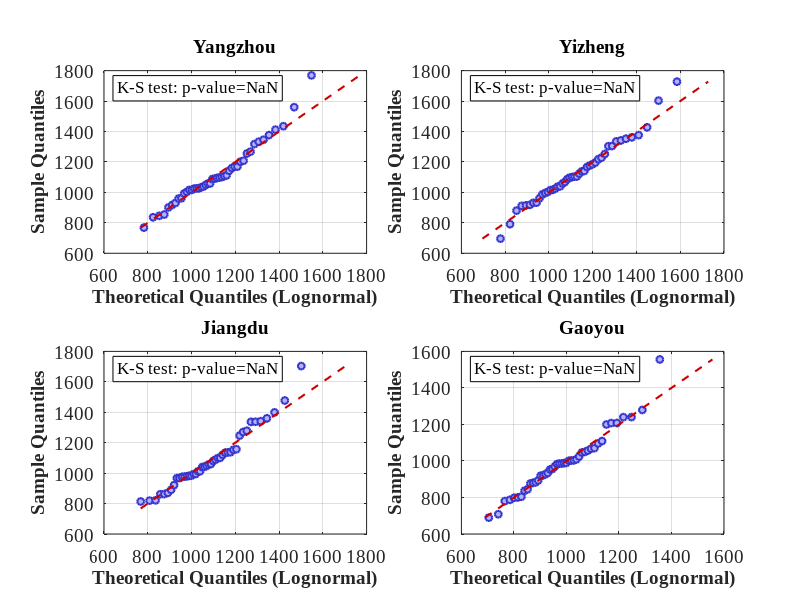

MATLAB code for this plot: (Note: this script raises an error after producing the figure.)
%% GtG_4D_obs_AICc.m
% 4D Observed Data + Marginal Fitting + Two Copula Simulation Methods + Statistical & Correlation Comparison

clear; clc; close all; rng(1);

%% 1. Input Data
% load ('Storm_NL_4D.mat');
% data = storm_NL_4D;
load preci_yangzhou.mat;
data = preci_yangzhou;
n = length(data);
d = 4;

%% 2. Marginal Fitting and Selection
families = {'Gamma','Lognormal','Pearson3','GEV','Weibull','GPD'};
for i=1:d
    x = data(:,i);
    bestAICc = Inf;
    bestFit_theta_gpd = NaN;  % Store GPD threshold
    
    % Set threshold for GPD
    theta_gpd = min(x) - 1; 

    for f = families
        fam = f{1};
        try
            switch fam
                case 'Gamma'
                    pd = fitdist(x,'Gamma'); p=2;
                case 'Lognormal'
                    pd = fitdist(x,'Lognormal'); p=2;
                case 'Weibull'
                    pd = fitdist(x,'Weibull'); p=2;
                case 'Pearson3'
                    pd = pearson3fit(x); p=3;
                case 'GEV'
                    pd = gevfit(x); p=3;
                case 'GPD'
                    [param_gpd, p_gpd] = gpdfit(x, theta_gpd); 
                    pd = param_gpd; 
                    p = p_gpd;
            end
            
            % Calculate log-likelihood and AICc
            if strcmp(fam, 'GEV')
                pdfv = gevpdf(x, pd(1), pd(2), pd(3));
            elseif strcmp(fam, 'GPD')
                pdfv = gpdpdf(x, pd(1), pd(2), pd(3));
            elseif isstruct(pd)
                pdfv = pd.pdf(x);
            else
                pdfv = pdf(pd,x);
            end
            pdfv(pdfv<=0) = realmin;
            logL = sum(log(pdfv));
            AIC = -2*logL + 2*p;
            AICc = AIC + 2*p*(p+1)/(n-p-1);
            
            % Update best model
            if AICc < bestAICc
                bestAICc = AICc; 
                bestFit = pd; 
                bestFam = fam;
                if strcmp(fam, 'GPD')
                    bestFit_theta_gpd = theta_gpd;
                end
            end
        catch
            continue;
        end
    end
    marg_fits{i}.pd = bestFit;
    marg_fits{i}.family = bestFam;
    marg_fits{i}.theta_gpd = bestFit_theta_gpd;
    fprintf('Var%d: best marginal = %s\n',i,bestFam);

    % 新增：计算每个变量的 KS 检验 p值
    x = data(:,i);
    pd = bestFit;
    fam = bestFam;
    if strcmp(fam, 'GEV')
        Fx = gevcdf(x, pd(1), pd(2), pd(3));
    elseif strcmp(fam, 'GPD')
        Fx = gpdcdf(x, pd(1), pd(2), pd(3));
    elseif isstruct(pd)
        Fx = pd.cdf(x);
    else
        Fx = cdf(pd, x);
    end
    try
        [~, ks_p] = kstest(x, [x, Fx]);
    catch
        ks_p = NaN;
    end
    marg_fits{i}.ks_p = ks_p;
end


%% 3. Get Pseudo-Observations (Using Empirical Distribution)
Uhat = zeros(n,d);
for i=1:d
    x = data(:,i);
    
    % Calculate ranks for empirical CDF using sort
    [~, idx] = sort(x);
    ranks = zeros(n, 1);
    ranks(idx) = (1:n)';
    % Use i/(n+1) formula for empirical CDF
    Uhat(:,i) = ranks / (n + 1);
end
Uhat = max(realmin, min(1-realmin, Uhat));
%Calculate correlation matrix of original empirical distributions (pseudo-observations)
R_empirical = corrcoef(Uhat);
fprintf('\n--- Original Empirical Distribution Correlation Matrix ---\n');
disp(R_empirical);

%% 4. Marginal Distribution Diagnosis: QQ Plot —— 已按要求修改
set(groot, 'DefaultLineLineWidth', 1.5);
set(groot, 'DefaultAxesFontName', 'Times New Roman');
set(groot, 'DefaultAxesFontSize', 14);  % 全局字体14
set(groot, 'DefaultTextFontName', 'Times New Roman');

% 真实变量名称
var_names = {'Yangzhou','Yizheng','Jiangdu','Gaoyou'};

figure('Name', 'Marginal Distribution QQ Plots', 'Position', [100 100 900 800]);
for i = 1:d
    subplot(2, 2, i);
    x = data(:, i);
    pd = marg_fits{i}.pd;
    fam = marg_fits{i}.family;
    
    nobs = length(x);
    p = (1:nobs)' / (nobs + 1);
    if strcmp(fam, 'GEV')
        q_theo = gevinv(p, pd(1), pd(2), pd(3));
    elseif strcmp(fam, 'GPD')
        q_theo = gpdinv(p, pd(1), pd(2), pd(3));
    elseif isstruct(pd)
        q_theo = pd.icdf(p);
    else
        q_theo = icdf(pd, p);
    end
    
    q_emp = sort(x);
    plot(q_theo, q_emp, 'o', 'MarkerSize', 5, 'MarkerEdgeColor', [0.2 0.2 0.8], 'MarkerFaceColor', [0.7 0.7 1]);
    hold on;
    min_val = min([q_theo; q_emp]);
    max_val = max([q_theo; q_emp]);
    line([min_val, max_val], [min_val, max_val], 'Color', [0.8 0 0], 'LineStyle', '--','LineWidth',1.5);
    
    xlabel(sprintf('Theoretical Quantiles (%s)', fam), 'FontWeight', 'bold','FontSize',14);
    ylabel('Sample Quantiles', 'FontWeight', 'bold','FontSize',14);
    title(var_names{i}, 'FontWeight', 'bold','FontSize',14);  % 真实变量名
    grid on;
    box on;

    % 新增：标注 K-S 检验结果
    ks_p = marg_fits{i}.ks_p;
    text_str = sprintf('K-S test: p-value=%.3f', ks_p);
    text(0.05, 0.95, text_str, 'Units', 'normalized', ...
        'VerticalAlignment', 'top', 'FontSize', 12, ...
        'BackgroundColor', 'white', 'EdgeColor', 'black');
end
sgtitle('Anual Precipitation (mm)', 'FontSize', 16, 'FontWeight', 'bold');  % 总标题16号


%% 5. Select Simulation Method
fprintf('\nPlease select a simulation method:\n');
fprintf('1 - Method 1 (Gaussian/t Copula)\n');
fprintf('2 - Method 2 (DTC sampling)\n');
method_choice = input('Enter 1 or 2: ');
while ~ismember(method_choice, [1,2])
    fprintf('Invalid input, please select again!\n');
    method_choice = input('Enter 1 or 2: ');
end


%% 6. Model Construction and Random Simulation
Nsim = 1000;  % Number of simulated samples
sim_U = [];   % Store simulated pseudo-observations (0-1 scale)
model_info = [];  % Store model information

switch method_choice
    case 1
        % Method 1: Gaussian/t Copula
        [sim_U, model_info] = gaussian_t_copula_model(Uhat, Nsim);
        fprintf('\n=== Method 1 Results ===\n');
        fprintf('Chosen Copula Type: %s\n', model_info.chosen_type);
        fprintf('Gaussian AICc: %.3f, t Copula AICc: %.3f\n', model_info.AICc_Gauss, model_info.AICc_t);
        
    case 2       
    % Method 2: DTC Sampling
    [sim_U, model_info] = copula_gibbs_model(Uhat, Nsim);

    fprintf('\n==================== Method 2 Results ====================\n');

    % root
    fprintf('Root Variable: %d\n\n', model_info.root);

    % copula edges
    fprintf('Selected Copula Edges and Fitted Copulas:\n');

    np = size(model_info.copula_pairs,1);

    for k = 1:np
        i = model_info.copula_pairs(k,1);
        j = model_info.copula_pairs(k,2);

        fprintf('  Edge %d : (%d , %d)\n', k, i, j);
        fprintf('           Copula = %s\n', model_info.opt_types{k});

        if isfield(model_info,'opt_params')
            params = model_info.opt_params{k};
            fprintf('           Params = ');
            disp(params);
        end
    end

    fprintf('=========================================================\n\n');

end
%%Compare correlation structure of simulated CDF
fprintf('\n--- Simulated CDF Correlation Matrix (before conversion) ---\n');
R_sim_cdf = corrcoef(sim_U);
disp(R_sim_cdf);

%% 7. Convert Simulated Pseudo-Observations back to Original Data Space
sim_data = zeros(size(sim_U));
for i=1:d
    pd = marg_fits{i}.pd;
    fam = marg_fits{i}.family;
    if strcmp(fam, 'GEV')
        sim_data(:,i) = gevinv(sim_U(:,i), pd(1), pd(2), pd(3));
    elseif strcmp(fam, 'GPD')
        sim_data(:,i) = gpdinv(sim_U(:,i), pd(1), pd(2), pd(3));
    elseif isstruct(pd)
        sim_data(:,i) = pd.icdf(sim_U(:,i));
    else
        sim_data(:,i) = icdf(pd, sim_U(:,i));
    end
end


%% 8. Compare Statistics
fprintf('\n--- Mean and Standard Deviation Comparison ---\n');
for j=1:d
    fprintf('Var%d Mean: Original=%.3f Simulated=%.3f | Std Dev: Original=%.3f Simulated=%.3f\n',...
        j,mean(data(:,j)),mean(sim_data(:,j)),std(data(:,j)),std(sim_data(:,j)));
end


%% 9. Compare Correlation Structure
R_orig = corrcoef(data);
R_sim = corrcoef(sim_data);
fprintf('\n--- Correlation Structure Comparison ---\n');
fprintf('Original Data Correlation Matrix:\n');
disp(R_orig);
fprintf('Simulated Data Correlation Matrix:\n');
disp(R_sim);


%% 10. Scatter Plot Comparison —— 已按要求修改字体
pairs = nchoosek(1:d,2);
figure('Position', [200 200 1000 700]);
alpha_val = 0.3;
original_color = [0 0.447 0.741];
simulated_color = [0.85 0.333 0.1];

for k=1:6
    subplot(2,3,k);
    i = pairs(k,1); j = pairs(k,2);
    scatter(data(:,i), data(:,j), 30, original_color, 'filled', ...
        'MarkerEdgeColor', 'none', 'MarkerFaceAlpha', alpha_val);
    hold on;
    scatter(sim_data(:,i), sim_data(:,j), 30, simulated_color, 'filled', ...
        'MarkerEdgeColor', 'none', 'MarkerFaceAlpha', alpha_val);
    xlabel(var_names{i}, 'FontWeight', 'bold','FontSize',14);  % 真实变量名
    ylabel(var_names{j}, 'FontWeight', 'bold','FontSize',14);
    title([var_names{i} ' vs ' var_names{j}], 'FontWeight', 'bold','FontSize',14);
    grid on;
    box on;
    if k == 1
        legend({'Original Data', 'Simulated Data'}, 'Location', 'best', 'Box', 'off','FontSize',12);
    end
end

if method_choice == 1
    method_name = 'Gaussian/t Copula';
else
    method_name = 'DTC';
end
sgtitle(['Scatter Plot Comparison: Original Data vs ', method_name, ' Simulated Data'], 'FontSize', 16, 'FontWeight', 'bold');

% Reset graphics default settings
set(groot, 'DefaultLineLineWidth', 0.5);
set(groot, 'DefaultAxesFontName', 'Helvetica');
set(groot, 'DefaultAxesFontSize', 10);
set(groot, 'DefaultTextFontName', 'Helvetica');


%% Helper functions for Pearson3 and GPD 
function pd = pearson3fit(x)
m = mean(x); s = std(x); g1 = skewness(x);
if abs(g1) < 1e-6, g1 = 1e-6; end
k = 4/(g1^2); theta = s/sqrt(k); a = m - k*theta;
pd.k = k; pd.theta = theta; pd.a = a;
pd.pdf = @(xx) pearson3_pdf(xx, k, theta, a);
pd.cdf = @(xx) pearson3_cdf(xx, k, theta, a);
pd.icdf = @(u) a + gaminv(u, k, theta);
end

function y = pearson3_pdf(x, k, theta, a)
z = x - a; y = zeros(size(z)); idx = z > 0;
y(idx) = gampdf(z(idx), k, theta);
end

function F = pearson3_cdf(x, k, theta, a)
z = x - a; F = zeros(size(z)); idx = z > 0;
F(idx) = gamcdf(z(idx), k, theta);
end

function [param_gpd, p_gpd] = gpdfit(x, theta)
x_exceed = x(x > theta);
if isempty(x_exceed)
    error('No data exceeds the GPD threshold, please adjust theta.');
end
param_hat = gpfit(x_exceed - theta);
k_hat = param_hat(1);
sigma_hat = param_hat(2);
param_gpd = [k_hat, sigma_hat, theta];
p_gpd = 2;
end

function y = gpdpdf(x, k, sigma, theta)
x_exceed = x - theta;
y = zeros(size(x));
idx = x_exceed > 0;
if k == 0
    y(idx) = (1/sigma) * exp(-x_exceed(idx) / sigma);
else
    factor = 1 + k * x_exceed(idx) / sigma;
    valid_idx = idx & (factor > 0);
    y(valid_idx) = (1/sigma) * (factor(valid_idx)).^(-1/k - 1);
end
end

function F = gpdcdf(x, k, sigma, theta)
x_exceed = x - theta;
F = zeros(size(x));
idx = x_exceed > 0;
if k == 0
    F(idx) = 1 - exp(-x_exceed(idx) / sigma);
else
    factor = 1 + k * x_exceed(idx) / sigma;
    valid_idx = idx & (factor > 0);
    F(valid_idx) = 1 - (factor(valid_idx)).^(-1/k);
end
F = max(0, min(1, F));
end

function x = gpdinv(p, k, sigma, theta)
x = zeros(size(p));
idx = p > 0 & p < 1;
if k == 0
    x(idx) = theta - sigma * log(1 - p(idx));
else
    x(idx) = theta + (sigma / k) * ( (1 - p(idx)).^(-k) - 1 );
end
end

%% Gaussian/t Copula Model (AICc版本)
function [sim_data, model_info] = gaussian_t_copula_model(U, m)
[n,d] = size(U);

% Fit Gaussian copula
R_gauss = copulafit('Gaussian', U);
ll_gauss = sum(log(copulapdf('Gaussian', U, R_gauss)));
k_gauss = d*(d-1)/2;
AICc_Gauss = -2*ll_gauss + 2*k_gauss + 2*k_gauss*(k_gauss+1)/(n-k_gauss-1);

% Fit t copula
try
    [R_t, nu_t] = copulafit('t', U);
catch ME
    warning(ME.identifier,'t copula fitting failed: %s. Using default nu=4.', ME.message);
    nu_t = 4;
    R_t = copulafit('Gaussian', U);
end

ll_t = sum(log(copulapdf('t', U, R_t, nu_t)));
k_t = d*(d-1)/2 + 1;
AICc_t = -2*ll_t + 2*k_t + 2*k_t*(k_t+1)/(n-k_t-1);

% Select best model
if AICc_t < AICc_Gauss
    chosen = 't';
    params = struct('R', R_t, 'nu', nu_t);
else
    chosen = 'Gaussian';
    params = struct('R', R_gauss);
end

% Generate simulated samples
if strcmp(chosen,'t')
    Usim = copularnd('t', params.R, params.nu, m);
else
    Usim = copularnd('Gaussian', params.R, m);
end

sim_data = Usim;
model_info = struct('R_gauss',R_gauss,'R_t',R_t,'nu_t',nu_t, ...
    'AICc_Gauss',AICc_Gauss,'AICc_t',AICc_t,'chosen_type',chosen,'chosen_params',params);
end

%% DTC Gibbs Sampling Model (AICc版本)
function [gibbs_sim_data, model_info] = copula_gibbs_model(U, m)
[n,d] = size(U);
corr_mat = corr(U,'type','Kendall');
abs_corr = abs(corr_mat); abs_corr(1:d+1:end)=0;

% Build tree
pairs_list = [];
for i=1:d, for j=i+1:d, pairs_list=[pairs_list; abs_corr(i,j),i,j]; end, end
pairs_list = sortrows(pairs_list,1,'descend');
copula_pairs = []; used_nodes = [];
for k=1:size(pairs_list,1)
    a = pairs_list(k,2); b = pairs_list(k,3);
    if isempty(used_nodes)
        copula_pairs = [copula_pairs; a,b]; used_nodes = [a,b];
    else
        if sum(ismember(a,used_nodes)) + sum(ismember(b,used_nodes)) ==1
            copula_pairs = [copula_pairs; a,b]; used_nodes = unique([used_nodes,a,b]);
        end
    end
    if length(used_nodes)==d, break; end
end
root = copula_pairs(1,1);

% Fit pairwise copulas
candidate_types = {'Gaussian','t','Frank','Gumbel','Clayton'};
num_pairs = size(copula_pairs,1);
opt_types = cell(1,num_pairs); opt_params = cell(1,num_pairs);
for k=1:num_pairs
    upair = U(:,copula_pairs(k,:));
    [best_type, best_params] = fit_pairwise_copula(upair, candidate_types);
    opt_types{k}=best_type; opt_params{k}=best_params;
end

% Gibbs sampling
Usim = zeros(m,d);
for sim=1:m
    u = zeros(1,d); done = false; cnt=0;
    while ~done && cnt<100
        try
            u = zeros(1,d); u(root)=rand;
            for k=1:size(copula_pairs,1)
                a = copula_pairs(k,1); b = copula_pairs(k,2);
                if u(a)~=0 && u(b)==0
                    w=rand; typ=opt_types{k}; params=opt_params{k};
                    v = hinv_conditional(typ,params,u(a),w,1);
                    u(b)=min(max(v,1e-12),1-1e-12);
                elseif u(b)~=0 && u(a)==0
                    w=rand; typ=opt_types{k}; params=opt_params{k};
                    v = hinv_conditional(typ,params,u(b),w,2);
                    u(a)=min(max(v,1e-12),1-1e-12);
                end
            end
            done = true;
        catch
            cnt=cnt+1;
        end
    end
    Usim(sim,:)=u;
end

gibbs_sim_data = Usim;
model_info = struct('root',root,'corr_mat',corr_mat,'copula_pairs',copula_pairs,...
    'opt_types',{opt_types},'opt_params',{opt_params});
end

%% Pairwise Copula Fitting (AICc版本)
function [best_type, best_params] = fit_pairwise_copula(u_pair, candidate_types)
n = size(u_pair,1);
best_AICc = Inf; best_type = ''; best_params = [];
for t = 1:length(candidate_types)
    type = candidate_types{t};
    try
        if strcmpi(type,'t')
            [Rhat, nuhat] = copulafit('t', u_pair);
            ll = sum(log(copulapdf('t', u_pair, Rhat, nuhat)));
            k = 2;
            params = struct('R', Rhat, 'nu', nuhat);
        elseif strcmpi(type,'Gaussian')
            Rhat = copulafit('Gaussian', u_pair);
            ll = sum(log(copulapdf('Gaussian', u_pair, Rhat)));
            k = 1;
            params = struct('R', Rhat);
        else
            theta = copulafit(type, u_pair);
            ll = sum(log(copulapdf(type, u_pair, theta)));
            k = 1;
            params = struct('theta', theta);
        end
        AIC = -2*ll + 2*k;
        AICc = AIC + 2*k*(k+1)/(n-k-1);
        if AICc < best_AICc
            best_AICc = AICc;
            best_type = type;
            best_params = params;
        end
    catch ME
        warning('Failed to fit %s pairwise copula: %s', type, ME.message);
    end
end
if isempty(best_type)
    Rhat = copulafit('Gaussian', u_pair);
    best_type = 'Gaussian';
    best_params = struct('R', Rhat);
end
end

%% Conditional Inverse Functions
function v = hinv_conditional(type, params, u_cond, w, idx_in_pair_cond)
if idx_in_pair_cond == 1
    if strcmpi(type,'Gaussian')
        rho = params.R(1,2); v = hinv_gaussian(w, u_cond, rho);
    elseif strcmpi(type,'t')
        rho = params.R(1,2); nu = params.nu; v = hinv_t(w, u_cond, rho, nu);
    else
        f = @(v) numeric_partial_h(type, params, u_cond, v, 1) - w;
        v = hinv_numeric(f);
    end
else
    if strcmpi(type,'Gaussian')
        rho = params.R(1,2); v = hinv_gaussian(w, u_cond, rho);
    elseif strcmpi(type,'t')
        rho = params.R(1,2); nu = params.nu; v = hinv_t(w, u_cond, rho, nu);
    else
        f = @(v) numeric_partial_h(type, params, v, u_cond, 2) - w;
        v = hinv_numeric(f);
    end
end
end

function u_j = hinv_numeric(f)
lb = 1e-8; ub = 1-1e-8; x0=0.5;
try
    if f(lb)*f(ub)>0
        grid=linspace(lb,ub,9); vals=arrayfun(f,grid);
        [~,idx]=min(abs(vals)); x0=grid(idx);
    end
    u_j=fzero(f,x0);
catch
    u_j=(lb+ub)/2;
end
u_j=min(max(u_j,1e-12),1-1e-12);
end

function h = numeric_partial_h(type, params, u, v, w_r_t)
epsu=1e-6;
if w_r_t==1
    u1=min(max(u+epsu,0),1); u0=min(max(u-epsu,0),1);
    uu1=[u1,v]; uu0=[u0,v];
else
    v1=min(max(v+epsu,0),1); v0=min(max(v-epsu,0),1);
    uu1=[u,v1]; uu0=[u,v0];
end
denom=2*epsu;
try
    if strcmpi(type,'Gaussian')
        C1=copulacdf('Gaussian',uu1,params.R); C0=copulacdf('Gaussian',uu0,params.R);
    elseif strcmpi(type,'t')
        C1=copulacdf('t',uu1,params.R,params.nu); C0=copulacdf('t',uu0,params.R,params.nu);
    else
        C1=copulacdf(type,uu1,params.theta); C0=copulacdf(type,uu0,params.theta);
    end
    h=(C1-C0)/denom;
catch
    h=0;
end
end

function v = hinv_gaussian(w, u, rho)
z_u=norminv(u); z_w=norminv(w);
z_v=rho*z_u+sqrt(max(0,1-rho^2))*z_w;
v=normcdf(z_v);
end

function v = hinv_t(w, u, rho, nu)
z_u=tinv(u,nu);
mean_c=rho*z_u;
scale_c=sqrt((nu+z_u.^2)/(nu+1)*(1-rho^2));
t_w=tinv(w,nu+1);
t_v=mean_c+scale_c*t_w;
v=tcdf(t_v,nu);
end
